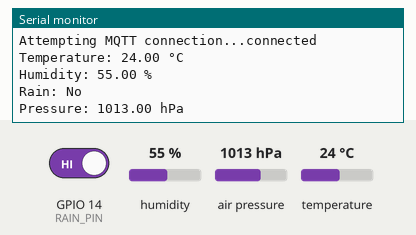
This sketch was run on a simulated ESP32. On the bench: the last lines printed to the serial monitor. The test bench sets the inputs (shaded band); at power-on: GPIO 14 (RAIN_PIN) HIGH, humidity 55 %, air pressure 1013 hPa, temperature 24 °C. WiFi joins after 1.5 s; servers stay silent unless stated; no MQTT or app messages arrive unless stated.

Above: at 3.2 s.
3.3 s: GPIO 14 (RAIN_PIN) driven LOW
7.7 s: humidity set to 22 %
At 9.4 s:
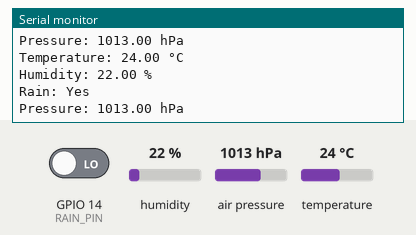
10.4 s: air pressure set to 952 hPa
At 12.9 s:
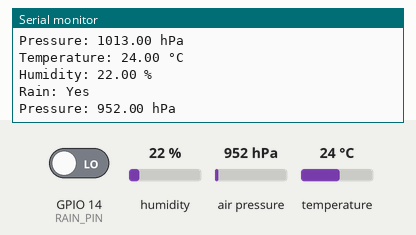
13.1 s: temperature set to 12 °C
15.8 s: air pressure set to 975 hPa
At 17.5 s:
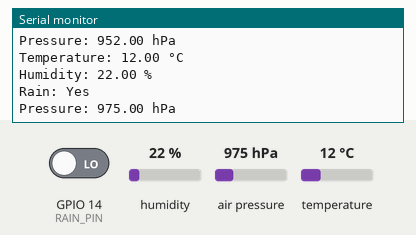
18.5 s: humidity set to 40 %
At 21.0 s:
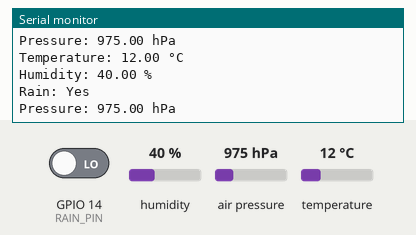
Timing chart, 0 to 22.2 s (numbered marks = the images above; inputs shaded):
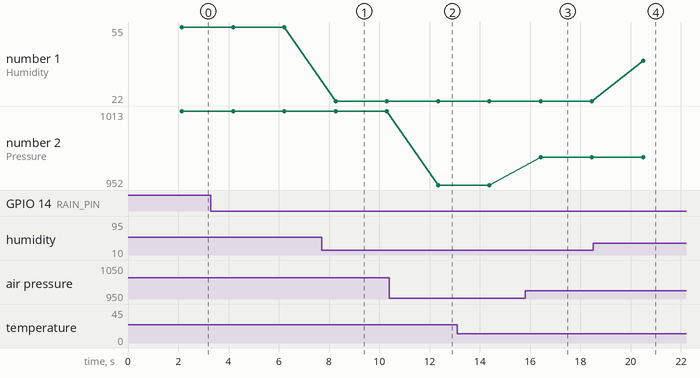

Measured:
- after the input at 7.7 s, the serial monitor: prints a new line after 0.56 s (image 1)
- after the input at 10.4 s, the serial monitor: prints a new line after 1.9 s (image 2)
- after the input at 15.8 s, the serial monitor: prints a new line after 0.61 s (image 3)
- after the input at 18.5 s, the serial monitor: prints a new line after 2.0 s (image 4)
- plotted number 1: 55 → 22 after the input at 7.7 s, 22 → 40 after the input at 18.5 s
- plotted number 2: 1013 → 952 after the input at 10.4 s, 952 → 975 after the input at 15.8 s

The sketch:

iot_project.ino
```cpp
#include <DHT.h>
#include <Wire.h>
#include <Adafruit_BMP085.h>
#include<PubSubClient.h>
#include<WiFi.h>


#define DHTPIN 13          // Digital pin connected to the DHT sensor
#define DHTTYPE DHT11      // Type of DHT sensor

#define RAIN_PIN 14        // Analog pin connected to the rain sensor
#define RAIN_THRESHOLD 1000 // Adjust this value according to your sensor

#define BMP_SDA 21         // I2C SDA pin
#define BMP_SCL 22         // I2C SCL pin

const char* ssid = "GalaxyA545GA539";
const char* password = "zsvnq7uptu7iktj";
const char* mqtt_server = "broker.hivemq.com";

WiFiClient espClient;
PubSubClient client(espClient);

DHT dht(DHTPIN, DHTTYPE);
Adafruit_BMP085 bmp;

void setup() {
  Serial.begin(9600);
  dht.begin();
  if (!bmp.begin()) {
    Serial.println("Could not find a valid BMP180 sensor, check wiring!");
    while (1);
  }
  setup_wifi();
  client.setServer(mqtt_server,1883);//1883 is the default port for MQTT server

}

void setup_wifi() {
  delay(50);
  Serial.println();
  Serial.print("Connecting to ");
  Serial.println(ssid);

  WiFi.begin(ssid, password);

  int c=0;
  while (WiFi.status() != WL_CONNECTED) {
    delay(1000); //
    Serial.print(".");
    c=c+1;
    if(c>15){
        ESP.restart(); //restart ESP after 10 seconds
    }
  }

  Serial.println("");
  Serial.println("WiFi connected");
  Serial.println("IP address: ");
  Serial.println(WiFi.localIP());
}

void connect_mqttServer() {
  while (!client.connected()) {
        if(WiFi.status() != WL_CONNECTED){
          setup_wifi();
        }

        //now attemt to connect to MQTT server
        Serial.print("Attempting MQTT connection...");
        if (client.connect("ESP32_client1")) { // Change name of client if multiple ESP32 are connected
          Serial.println("connected");
          // Subscribe to topics here

        }
        else {
          //attempt not successful
          Serial.print("failed, rc=");
          Serial.print(client.state());
          Serial.println(" trying again in 3 seconds");
          // Wait 3 seconds before retrying
          delay(3000);
        }
  }
}
long lstmsg = 0;

void loop() {
  // Read temperature and humidity from DHT sensor
    if (!client.connected()) {
    connect_mqttServer();
  }
  client.loop();
  long now = millis();

  float temperature = dht.readTemperature();
  float humidity = dht.readHumidity();

  // Read rain sensor
  int rainValue = digitalRead(RAIN_PIN);

  // Read pressure from BMP180
  float pressure = bmp.readPressure() / 100.0;

  // Print sensor values
  Serial.print("Temperature: ");
  Serial.print(temperature);
  Serial.println(" °C");

  Serial.print("Humidity: ");
  Serial.print(humidity);
  Serial.println(" %");

  Serial.print("Rain: ");
  Serial.println((rainValue == 0 ? "Yes" : "No"));


  Serial.print("Pressure: ");
  Serial.print(pressure);
  Serial.println(" hPa");

  if(now - lstmsg > 2000){
    lstmsg = now;
    client.publish("iotproject59283273_esp32/temperature", String(temperature).c_str());
    client.publish("iotproject59283273_esp32/humidity", String(humidity).c_str());
    client.publish("iotproject59283273_esp32/pressure", String(pressure).c_str());
    client.publish("iotproject59283273_esp32/israining", String(rainValue).c_str());
}

  delay(2000); // Delay for 2 seconds before taking readings again
}
```
